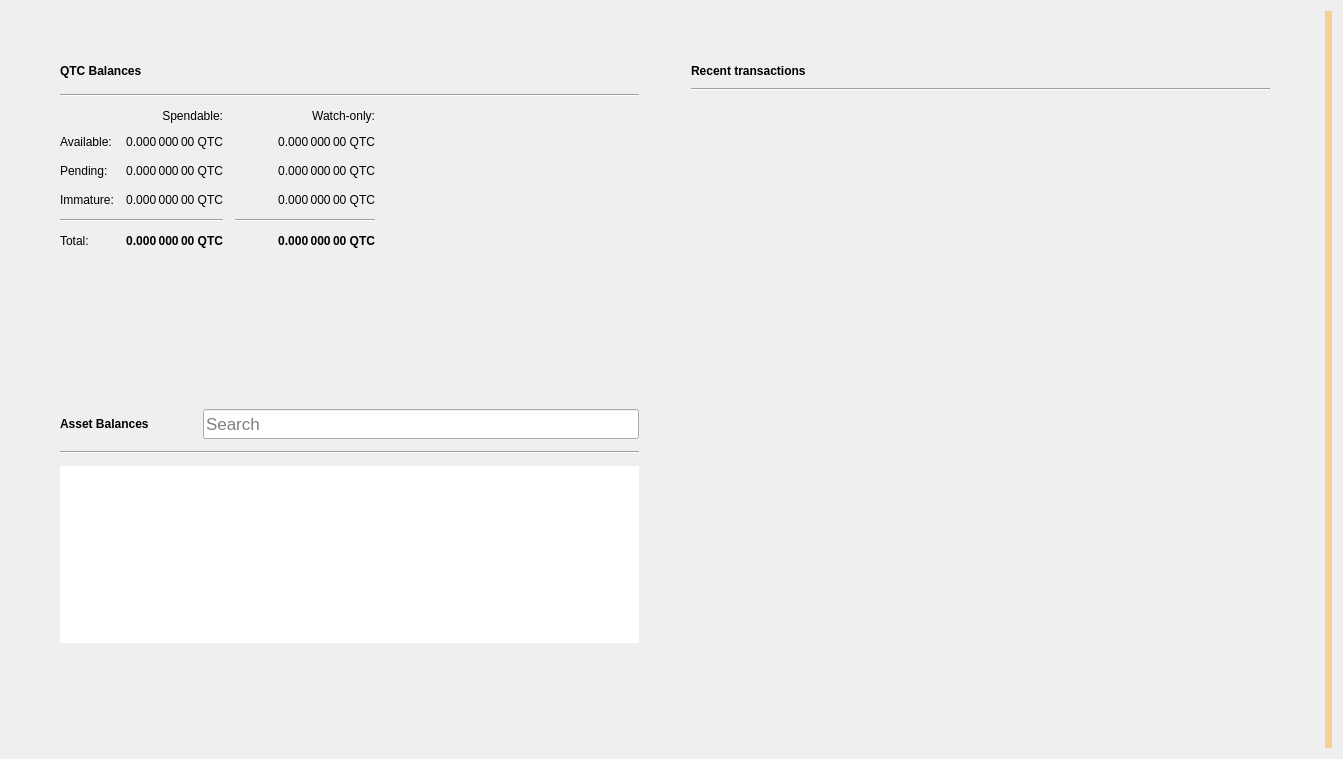
<?xml version="1.0" encoding="UTF-8"?>
<ui version="4.0">
 <class>OverviewPage</class>
 <widget class="QWidget" name="OverviewPage">
  <property name="geometry">
   <rect>
    <x>0</x>
    <y>0</y>
    <width>1343</width>
    <height>759</height>
   </rect>
  </property>
  <property name="windowTitle">
   <string>Form</string>
  </property>
  <property name="autoFillBackground">
   <bool>false</bool>
  </property>
  <layout class="QGridLayout" name="gridLayout_3">
   <item row="0" column="1">
    <layout class="QVBoxLayout" name="verticalLayout_7">
     <property name="spacing">
      <number>0</number>
     </property>
     <property name="leftMargin">
      <number>0</number>
     </property>
     <property name="topMargin">
      <number>0</number>
     </property>
     <property name="rightMargin">
      <number>0</number>
     </property>
     <property name="bottomMargin">
      <number>0</number>
     </property>
     <item>
      <layout class="QHBoxLayout" name="horizontalLayout" stretch="0,0">
       <property name="spacing">
        <number>34</number>
       </property>
       <property name="sizeConstraint">
        <enum>QLayout::SetMaximumSize</enum>
       </property>
       <property name="leftMargin">
        <number>40</number>
       </property>
       <property name="topMargin">
        <number>40</number>
       </property>
       <property name="rightMargin">
        <number>40</number>
       </property>
       <property name="bottomMargin">
        <number>40</number>
       </property>
       <item>
        <layout class="QVBoxLayout" name="verticalLayout_2">
         <property name="spacing">
          <number>34</number>
         </property>
         <property name="rightMargin">
          <number>0</number>
         </property>
         <item>
          <widget class="QFrame" name="frame">
           <property name="sizePolicy">
            <sizepolicy hsizetype="Preferred" vsizetype="Preferred">
             <horstretch>0</horstretch>
             <verstretch>0</verstretch>
            </sizepolicy>
           </property>
           <property name="frameShape">
            <enum>QFrame::NoFrame</enum>
           </property>
           <property name="frameShadow">
            <enum>QFrame::Raised</enum>
           </property>
           <property name="lineWidth">
            <number>10</number>
           </property>
           <layout class="QVBoxLayout" name="verticalLayout_4">
            <property name="spacing">
             <number>12</number>
            </property>
            <item>
             <layout class="QHBoxLayout" name="horizontalLayout_4">
              <item>
               <widget class="QLabel" name="rvnBalancesLabel">
                <property name="font">
                 <font>
                  <weight>75</weight>
                  <bold>true</bold>
                 </font>
                </property>
                <property name="text">
                 <string>QTC Balances</string>
                </property>
               </widget>
              </item>
              <item>
               <widget class="QPushButton" name="labelWalletStatus">
                <property name="enabled">
                 <bool>true</bool>
                </property>
                <property name="maximumSize">
                 <size>
                  <width>30</width>
                  <height>16777215</height>
                 </size>
                </property>
                <property name="toolTip">
                 <string>The displayed information may be out of date. Your wallet automatically synchronizes with the Quartercoin network after a connection is established, but this process has not completed yet.</string>
                </property>
                <property name="text">
                 <string/>
                </property>
                <property name="icon">
                 <iconset>
                  <normaloff>:/icons/warning</normaloff>
                  <disabledoff>:/icons/warning</disabledoff>:/icons/warning</iconset>
                </property>
                <property name="iconSize">
                 <size>
                  <width>24</width>
                  <height>24</height>
                 </size>
                </property>
                <property name="flat">
                 <bool>true</bool>
                </property>
               </widget>
              </item>
              <item>
               <spacer name="horizontalSpacer_3">
                <property name="orientation">
                 <enum>Qt::Horizontal</enum>
                </property>
                <property name="sizeHint" stdset="0">
                 <size>
                  <width>40</width>
                  <height>20</height>
                 </size>
                </property>
               </spacer>
              </item>
             </layout>
            </item>
            <item>
             <widget class="Line" name="line_2">
              <property name="orientation">
               <enum>Qt::Horizontal</enum>
              </property>
             </widget>
            </item>
            <item>
             <layout class="QGridLayout" name="gridLayout">
              <property name="spacing">
               <number>12</number>
              </property>
              <item row="3" column="2">
               <widget class="QLabel" name="labelWatchImmature">
                <property name="font">
                 <font>
                  <weight>50</weight>
                  <bold>false</bold>
                 </font>
                </property>
                <property name="cursor">
                 <cursorShape>IBeamCursor</cursorShape>
                </property>
                <property name="toolTip">
                 <string>Mined balance in watch-only addresses that has not yet matured</string>
                </property>
                <property name="text">
                 <string notr="true">0.000 000 00 QTC</string>
                </property>
                <property name="alignment">
                 <set>Qt::AlignRight|Qt::AlignTrailing|Qt::AlignVCenter</set>
                </property>
                <property name="textInteractionFlags">
                 <set>Qt::LinksAccessibleByMouse|Qt::TextSelectableByKeyboard|Qt::TextSelectableByMouse</set>
                </property>
               </widget>
              </item>
              <item row="2" column="3">
               <spacer name="horizontalSpacer_2">
                <property name="orientation">
                 <enum>Qt::Horizontal</enum>
                </property>
                <property name="sizeHint" stdset="0">
                 <size>
                  <width>40</width>
                  <height>20</height>
                 </size>
                </property>
               </spacer>
              </item>
              <item row="1" column="0">
               <widget class="QLabel" name="labelBalanceText">
                <property name="text">
                 <string>Available:</string>
                </property>
               </widget>
              </item>
              <item row="1" column="2">
               <widget class="QLabel" name="labelWatchAvailable">
                <property name="font">
                 <font>
                  <weight>50</weight>
                  <bold>false</bold>
                 </font>
                </property>
                <property name="cursor">
                 <cursorShape>IBeamCursor</cursorShape>
                </property>
                <property name="toolTip">
                 <string>Your current balance in watch-only addresses</string>
                </property>
                <property name="text">
                 <string notr="true">0.000 000 00 QTC</string>
                </property>
                <property name="alignment">
                 <set>Qt::AlignRight|Qt::AlignTrailing|Qt::AlignVCenter</set>
                </property>
                <property name="textInteractionFlags">
                 <set>Qt::LinksAccessibleByMouse|Qt::TextSelectableByKeyboard|Qt::TextSelectableByMouse</set>
                </property>
               </widget>
              </item>
              <item row="2" column="1">
               <widget class="QLabel" name="labelUnconfirmed">
                <property name="font">
                 <font>
                  <weight>50</weight>
                  <bold>false</bold>
                 </font>
                </property>
                <property name="cursor">
                 <cursorShape>IBeamCursor</cursorShape>
                </property>
                <property name="toolTip">
                 <string>Total of transactions that have yet to be confirmed, and do not yet count toward the spendable balance</string>
                </property>
                <property name="text">
                 <string notr="true">0.000 000 00 QTC</string>
                </property>
                <property name="alignment">
                 <set>Qt::AlignRight|Qt::AlignTrailing|Qt::AlignVCenter</set>
                </property>
                <property name="textInteractionFlags">
                 <set>Qt::LinksAccessibleByMouse|Qt::TextSelectableByKeyboard|Qt::TextSelectableByMouse</set>
                </property>
               </widget>
              </item>
              <item row="4" column="2">
               <widget class="Line" name="lineWatchBalance">
                <property name="sizePolicy">
                 <sizepolicy hsizetype="Preferred" vsizetype="Fixed">
                  <horstretch>0</horstretch>
                  <verstretch>0</verstretch>
                 </sizepolicy>
                </property>
                <property name="minimumSize">
                 <size>
                  <width>140</width>
                  <height>0</height>
                 </size>
                </property>
                <property name="orientation">
                 <enum>Qt::Horizontal</enum>
                </property>
               </widget>
              </item>
              <item row="0" column="1">
               <widget class="QLabel" name="labelSpendable">
                <property name="text">
                 <string>Spendable:</string>
                </property>
                <property name="alignment">
                 <set>Qt::AlignRight|Qt::AlignTrailing|Qt::AlignVCenter</set>
                </property>
               </widget>
              </item>
              <item row="3" column="0">
               <widget class="QLabel" name="labelImmatureText">
                <property name="text">
                 <string>Immature:</string>
                </property>
               </widget>
              </item>
              <item row="5" column="2">
               <widget class="QLabel" name="labelWatchTotal">
                <property name="font">
                 <font>
                  <weight>75</weight>
                  <bold>true</bold>
                 </font>
                </property>
                <property name="cursor">
                 <cursorShape>IBeamCursor</cursorShape>
                </property>
                <property name="toolTip">
                 <string>Current total balance in watch-only addresses</string>
                </property>
                <property name="text">
                 <string notr="true">0.000 000 00 QTC</string>
                </property>
                <property name="alignment">
                 <set>Qt::AlignRight|Qt::AlignTrailing|Qt::AlignVCenter</set>
                </property>
                <property name="textInteractionFlags">
                 <set>Qt::LinksAccessibleByMouse|Qt::TextSelectableByKeyboard|Qt::TextSelectableByMouse</set>
                </property>
               </widget>
              </item>
              <item row="4" column="0" colspan="2">
               <widget class="Line" name="line">
                <property name="orientation">
                 <enum>Qt::Horizontal</enum>
                </property>
               </widget>
              </item>
              <item row="0" column="2">
               <widget class="QLabel" name="labelWatchonly">
                <property name="text">
                 <string>Watch-only:</string>
                </property>
                <property name="alignment">
                 <set>Qt::AlignRight|Qt::AlignTrailing|Qt::AlignVCenter</set>
                </property>
               </widget>
              </item>
              <item row="5" column="1">
               <widget class="QLabel" name="labelTotal">
                <property name="font">
                 <font>
                  <weight>75</weight>
                  <bold>true</bold>
                 </font>
                </property>
                <property name="cursor">
                 <cursorShape>IBeamCursor</cursorShape>
                </property>
                <property name="toolTip">
                 <string>Your current total balance</string>
                </property>
                <property name="text">
                 <string notr="true">0.000 000 00 QTC</string>
                </property>
                <property name="alignment">
                 <set>Qt::AlignRight|Qt::AlignTrailing|Qt::AlignVCenter</set>
                </property>
                <property name="textInteractionFlags">
                 <set>Qt::LinksAccessibleByMouse|Qt::TextSelectableByKeyboard|Qt::TextSelectableByMouse</set>
                </property>
               </widget>
              </item>
              <item row="1" column="1">
               <widget class="QLabel" name="labelBalance">
                <property name="font">
                 <font>
                  <weight>50</weight>
                  <bold>false</bold>
                 </font>
                </property>
                <property name="cursor">
                 <cursorShape>IBeamCursor</cursorShape>
                </property>
                <property name="toolTip">
                 <string>Your current spendable balance</string>
                </property>
                <property name="text">
                 <string notr="true">0.000 000 00 QTC</string>
                </property>
                <property name="alignment">
                 <set>Qt::AlignRight|Qt::AlignTrailing|Qt::AlignVCenter</set>
                </property>
                <property name="textInteractionFlags">
                 <set>Qt::LinksAccessibleByMouse|Qt::TextSelectableByKeyboard|Qt::TextSelectableByMouse</set>
                </property>
               </widget>
              </item>
              <item row="2" column="0">
               <widget class="QLabel" name="labelPendingText">
                <property name="text">
                 <string>Pending:</string>
                </property>
               </widget>
              </item>
              <item row="5" column="0">
               <widget class="QLabel" name="labelTotalText">
                <property name="text">
                 <string>Total:</string>
                </property>
               </widget>
              </item>
              <item row="3" column="1">
               <widget class="QLabel" name="labelImmature">
                <property name="font">
                 <font>
                  <weight>50</weight>
                  <bold>false</bold>
                 </font>
                </property>
                <property name="cursor">
                 <cursorShape>IBeamCursor</cursorShape>
                </property>
                <property name="toolTip">
                 <string>Mined balance that has not yet matured</string>
                </property>
                <property name="text">
                 <string notr="true">0.000 000 00 QTC</string>
                </property>
                <property name="alignment">
                 <set>Qt::AlignRight|Qt::AlignTrailing|Qt::AlignVCenter</set>
                </property>
                <property name="textInteractionFlags">
                 <set>Qt::LinksAccessibleByMouse|Qt::TextSelectableByKeyboard|Qt::TextSelectableByMouse</set>
                </property>
               </widget>
              </item>
              <item row="2" column="2">
               <widget class="QLabel" name="labelWatchPending">
                <property name="font">
                 <font>
                  <weight>50</weight>
                  <bold>false</bold>
                 </font>
                </property>
                <property name="cursor">
                 <cursorShape>IBeamCursor</cursorShape>
                </property>
                <property name="toolTip">
                 <string>Unconfirmed transactions to watch-only addresses</string>
                </property>
                <property name="text">
                 <string notr="true">0.000 000 00 QTC</string>
                </property>
                <property name="alignment">
                 <set>Qt::AlignRight|Qt::AlignTrailing|Qt::AlignVCenter</set>
                </property>
                <property name="textInteractionFlags">
                 <set>Qt::LinksAccessibleByMouse|Qt::TextSelectableByKeyboard|Qt::TextSelectableByMouse</set>
                </property>
               </widget>
              </item>
             </layout>
            </item>
           </layout>
          </widget>
         </item>
         <item>
          <widget class="QWidget" name="assetVerticalSpaceWidget2" native="true">
           <property name="autoFillBackground">
            <bool>false</bool>
           </property>
           <layout class="QVBoxLayout" name="verticalLayout_6">
            <item>
             <spacer name="verticalSpacer_4">
              <property name="orientation">
               <enum>Qt::Vertical</enum>
              </property>
              <property name="sizeHint" stdset="0">
               <size>
                <width>20</width>
                <height>87</height>
               </size>
              </property>
             </spacer>
            </item>
           </layout>
          </widget>
         </item>
         <item>
          <widget class="QFrame" name="assetFrame">
           <property name="autoFillBackground">
            <bool>true</bool>
           </property>
           <property name="frameShape">
            <enum>QFrame::NoFrame</enum>
           </property>
           <property name="frameShadow">
            <enum>QFrame::Plain</enum>
           </property>
           <property name="lineWidth">
            <number>0</number>
           </property>
           <layout class="QVBoxLayout" name="verticalLayout_5">
            <property name="spacing">
             <number>12</number>
            </property>
            <item>
             <layout class="QHBoxLayout" name="assetBalanceHorizontalLayout">
              <item alignment="Qt::AlignVCenter">
               <widget class="QLabel" name="assetBalanceLabel">
                <property name="font">
                 <font>
                  <weight>75</weight>
                  <bold>true</bold>
                 </font>
                </property>
                <property name="text">
                 <string>Asset Balances</string>
                </property>
               </widget>
              </item>
              <item>
               <widget class="QPushButton" name="labelAssetStatus">
                <property name="enabled">
                 <bool>true</bool>
                </property>
                <property name="maximumSize">
                 <size>
                  <width>30</width>
                  <height>16777215</height>
                 </size>
                </property>
                <property name="toolTip">
                 <string>The displayed information may be out of date. Your wallet automatically synchronizes with the Quartercoin network after a connection is established, but this process has not completed yet.</string>
                </property>
                <property name="text">
                 <string/>
                </property>
                <property name="icon">
                 <iconset>
                  <normaloff>:/icons/warning</normaloff>
                  <disabledoff>:/icons/warning</disabledoff>:/icons/warning</iconset>
                </property>
                <property name="iconSize">
                 <size>
                  <width>24</width>
                  <height>24</height>
                 </size>
                </property>
                <property name="flat">
                 <bool>true</bool>
                </property>
               </widget>
              </item>
              <item alignment="Qt::AlignBottom">
               <widget class="QLineEdit" name="assetSearch">
                <property name="sizePolicy">
                 <sizepolicy hsizetype="Expanding" vsizetype="Preferred">
                  <horstretch>0</horstretch>
                  <verstretch>0</verstretch>
                 </sizepolicy>
                </property>
                <property name="minimumSize">
                 <size>
                  <width>0</width>
                  <height>30</height>
                 </size>
                </property>
                <property name="maximumSize">
                 <size>
                  <width>16777215</width>
                  <height>30</height>
                 </size>
                </property>
                <property name="sizeIncrement">
                 <size>
                  <width>0</width>
                  <height>0</height>
                 </size>
                </property>
                <property name="baseSize">
                 <size>
                  <width>0</width>
                  <height>0</height>
                 </size>
                </property>
                <property name="font">
                 <font>
                  <pointsize>13</pointsize>
                 </font>
                </property>
                <property name="maxLength">
                 <number>32</number>
                </property>
                <property name="frame">
                 <bool>true</bool>
                </property>
                <property name="alignment">
                 <set>Qt::AlignLeading|Qt::AlignLeft|Qt::AlignVCenter</set>
                </property>
                <property name="placeholderText">
                 <string>Search</string>
                </property>
                <property name="clearButtonEnabled">
                 <bool>true</bool>
                </property>
               </widget>
              </item>
             </layout>
            </item>
            <item>
             <widget class="Line" name="assetBalanceLine">
              <property name="orientation">
               <enum>Qt::Horizontal</enum>
              </property>
             </widget>
            </item>
            <item>
             <widget class="QListView" name="listAssets">
              <property name="frameShape">
               <enum>QFrame::NoFrame</enum>
              </property>
              <property name="lineWidth">
               <number>0</number>
              </property>
              <property name="verticalScrollMode">
               <enum>QAbstractItemView::ScrollPerItem</enum>
              </property>
             </widget>
            </item>
            <item>
             <widget class="QWidget" name="assetVerticalSpaceWidget" native="true">
              <property name="autoFillBackground">
               <bool>false</bool>
              </property>
              <layout class="QVBoxLayout" name="verticalLayout">
               <item>
                <spacer name="verticalSpacer_3">
                 <property name="orientation">
                  <enum>Qt::Vertical</enum>
                 </property>
                 <property name="sizeHint" stdset="0">
                  <size>
                   <width>20</width>
                   <height>40</height>
                  </size>
                 </property>
                </spacer>
               </item>
              </layout>
             </widget>
            </item>
           </layout>
          </widget>
         </item>
        </layout>
       </item>
       <item>
        <layout class="QVBoxLayout" name="verticalLayout_3">
         <property name="spacing">
          <number>34</number>
         </property>
         <property name="leftMargin">
          <number>0</number>
         </property>
         <item>
          <widget class="QFrame" name="frame_2">
           <property name="sizePolicy">
            <sizepolicy hsizetype="Preferred" vsizetype="Fixed">
             <horstretch>0</horstretch>
             <verstretch>0</verstretch>
            </sizepolicy>
           </property>
           <property name="frameShape">
            <enum>QFrame::NoFrame</enum>
           </property>
           <property name="frameShadow">
            <enum>QFrame::Plain</enum>
           </property>
           <property name="lineWidth">
            <number>0</number>
           </property>
           <layout class="QGridLayout" name="gridLayout_2">
            <property name="horizontalSpacing">
             <number>12</number>
            </property>
            <item row="0" column="0">
             <layout class="QHBoxLayout" name="horizontalLayout_2">
              <item>
               <widget class="QLabel" name="recentTransactionsLabel">
                <property name="font">
                 <font>
                  <weight>75</weight>
                  <bold>true</bold>
                 </font>
                </property>
                <property name="text">
                 <string>Recent transactions</string>
                </property>
               </widget>
              </item>
              <item>
               <widget class="QPushButton" name="labelTransactionsStatus">
                <property name="enabled">
                 <bool>true</bool>
                </property>
                <property name="maximumSize">
                 <size>
                  <width>30</width>
                  <height>16777215</height>
                 </size>
                </property>
                <property name="toolTip">
                 <string>The displayed information may be out of date. Your wallet automatically synchronizes with the Quartercoin network after a connection is established, but this process has not completed yet.</string>
                </property>
                <property name="text">
                 <string/>
                </property>
                <property name="icon">
                 <iconset>
                  <normaloff>:/icons/warning</normaloff>
                  <disabledoff>:/icons/warning</disabledoff>:/icons/warning</iconset>
                </property>
                <property name="iconSize">
                 <size>
                  <width>24</width>
                  <height>24</height>
                 </size>
                </property>
                <property name="flat">
                 <bool>true</bool>
                </property>
               </widget>
              </item>
              <item>
               <spacer name="horizontalSpacer">
                <property name="orientation">
                 <enum>Qt::Horizontal</enum>
                </property>
                <property name="sizeHint" stdset="0">
                 <size>
                  <width>40</width>
                  <height>20</height>
                 </size>
                </property>
               </spacer>
              </item>
             </layout>
            </item>
            <item row="2" column="0">
             <widget class="QListView" name="listTransactions">
              <property name="styleSheet">
               <string notr="true">QListView { background: transparent; }</string>
              </property>
              <property name="frameShape">
               <enum>QFrame::NoFrame</enum>
              </property>
              <property name="verticalScrollBarPolicy">
               <enum>Qt::ScrollBarAlwaysOff</enum>
              </property>
              <property name="horizontalScrollBarPolicy">
               <enum>Qt::ScrollBarAlwaysOff</enum>
              </property>
              <property name="selectionMode">
               <enum>QAbstractItemView::NoSelection</enum>
              </property>
             </widget>
            </item>
            <item row="1" column="0">
             <widget class="Line" name="line_3">
              <property name="orientation">
               <enum>Qt::Horizontal</enum>
              </property>
             </widget>
            </item>
           </layout>
          </widget>
         </item>
         <item>
          <spacer name="verticalSpacer_2">
           <property name="orientation">
            <enum>Qt::Vertical</enum>
           </property>
           <property name="sizeHint" stdset="0">
            <size>
             <width>20</width>
             <height>40</height>
            </size>
           </property>
          </spacer>
         </item>
        </layout>
       </item>
      </layout>
     </item>
    </layout>
   </item>
   <item row="0" column="3">
    <widget class="QLabel" name="labelAlerts">
     <property name="visible">
      <bool>true</bool>
     </property>
     <property name="styleSheet">
      <string notr="true">QLabel { background-color: qlineargradient(x1: 0, y1: 0, x2: 1, y2: 0, stop:0 #F0D0A0, stop:1 #F8D488); color:#000000; }</string>
     </property>
     <property name="wordWrap">
      <bool>true</bool>
     </property>
     <property name="margin">
      <number>3</number>
     </property>
     <property name="textInteractionFlags">
      <set>Qt::TextSelectableByMouse</set>
     </property>
    </widget>
   </item>
  </layout>
 </widget>
 <resources/>
 <connections/>
</ui>
